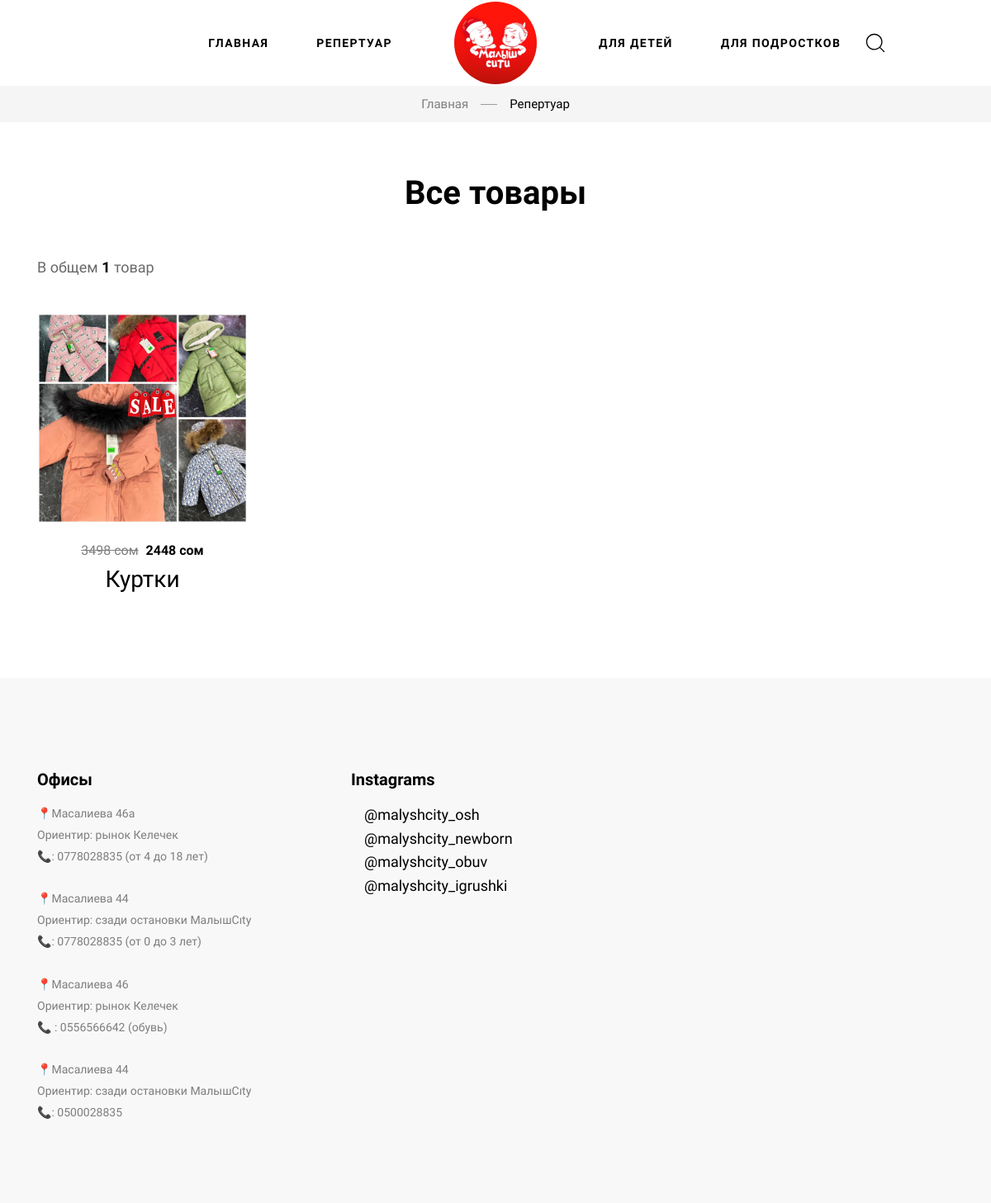
Page /for_kids/ on the committed database.
### apps/service/models.py (models this page shows)
class Settings(models.Model):
    title = models.CharField(
        max_length=100
    )
    logo = models.FileField(
        upload_to='logo/'
    )
    location = models.TextField(
        max_length=500
    )
    instagram = models.URLField()

### apps/products/models.py (models this page shows, shortened)
class Product(models.Model):
    title = models.CharField(
        max_length=100
    )
    image = models.FileField(
        upload_to='product_image/'
    )
    description = models.CharField(
        max_length=255
    )
    sale = models.BooleanField(
        default= False
    )
    price = models.IntegerField(
    )
    sale_price = models.IntegerField(
        blank=True,
        null=True
    )
    category = models.ForeignKey(
        Category,
        related_name='category',
        on_delete=models.SET_NULL,
        blank=True,
        null=True
    )
    class Meta:
        verbose_name = 'Продукт'
        verbose_name_plural = 'Продукты'

### apps/products/views.py (the view)
# urls.py: path('for_kids/', for_kids, name='for_kids'),
def for_kids(request):
    setting = Settings.objects.latest('id')
    products = Product.objects.all().filter(category__name='Для детей')
    context = {
        'setting': setting,
        'products':products
    }
    return render(request, 'main/for_kids.html',context)

### templates/main/for_kids.html (shortened to what this page needs)
{%extends 'homepage.html'%}
{%load static%}
{%block content%}
{% include 'include/header.html' %}
<main id="content">
    <section class="py-2 bg-gray-2">
        <div class="container">
            <nav aria-label="breadcrumb">
                <ol class="breadcrumb breadcrumb-site py-0 d-flex justify-content-center">
                    <li class="breadcrumb-item"><a class="text-decoration-none text-body" href="{% url 'index' %}">Главная</a>
                    </li>
                    <li class="breadcrumb-item active pl-0 d-flex align-items-center" aria-current="page">Репертуар
                    </li>
                </ol>
            </nav>
        </div>
    </section>
    <section>
        <div class="container container-xl">
            <h2 class="text-center mt-9 mb-8">Все товары</h2>
            <div class="d-flex justify-content-between align-items-center flex-wrap">
                <p class="fs-18 font-weight-500 my-lg-0 my-2" style="color: #696969;">В общем <strong
                        class="font-weight-bold text-secondary">{{products.all.count}}</strong>
                        {% if products.all.count == 1 %}
                        товар
                        {% else %}
                        товаров
                        {% endif %}
                    </p>
            </div>
        </div>
    </section>
    <section class="mt-7 mb-7">
        <div class="container container-xl">
            <div class="row">
                {% for product in products %}
                <div class="col-xl-3 col-lg-4 col-md-6">
                    <div class="card border-0 product mb-6" data-animate="fadeInUp">
                        <div class="position-relative">
                            <img src="{{product.image.url}}" alt="Facial cleanser">
                        </div>
                        <div class="card-body pt-4 text-center px-0">
                            <p class="card-text font-weight-bold fs-16 mb-1 text-secondary">
                                {%if product.sale == True%}
                                        <span class="fs-16 font-weight-500 text-decoration-through text-body pr-1">{{product.price}} сом</span>
                                        <span>{{product.sale_price}} сом</span>
                                    {%else%}
                                        <span>{{product.price}} сом</span>
                                    {%endif%}
                            </p>
                            <h2 class="card-title fs-28 font-weight-500 mb-2"><a href="{% url 'product_detail' product.id %}">{{product.title}}</a></h2>
                        </div>
                    </div>
                </div>
                {% endfor %}
            </div>
        </div>
    </section>
</main>
{%include 'include/footer.html'%}
{%include 'include/sidebar.html'%}
{%endblock%}

### templates/include/header.html (shortened to what this page needs)
{% load static %}
<header class="main-header navbar-light header-sticky header-sticky-smart">
    <div class="sticky-area bg-">
        <div class="container container-xxl">
            <nav class="navbar navbar-expand-xl px-0 d-block">
                <div class="d-none d-xl-block">
                    <div class="d-flex align-items-center flex-nowrap">
                        <div class="w-50">
                            <ul class="navbar-nav hover-menu main-menu px-0 mx-xl-n5 adic_class">
                                <li aria-haspopup="true" aria-expanded="false"
                                    class="nav-item dropdown-item-home dropdown py-2 py-xl-7 sticky-py-xl-6 px-0 px-xl-5">
                                    <a class="nav-link p-0" href="{% url 'index' %}" >
                                        Главная
                                    </a>
                                </li>
                                <li aria-haspopup="true" aria-expanded="false"
                                    class="nav-item dropdown-item-shop dropdown py-2 py-xl-7 sticky-py-xl-6 px-0 px-xl-5">
                                    <a class="nav-link p-0" href="{% url 'all_products' %}" >
                                        Репертуар
                                    </a>
                                </li>
                            </ul>
                        </div>
                        <div class="mx-auto flex-shrink-0 px-10">
                            <div class="d-flex mt-3 mt-xl-0 align-items-center justify-content-center">
                                <a class="navbar-brand mx-auto d-inline-block py-0" href="{% url 'index' %}">
                                    <img class="logo_malysh" id="aygerim_img" src="{{setting.logo.url}}" alt="Malysh city">
                                </a>
                            </div>
                        </div>
                        <div class="w-50 adic_class2">
                            <ul class="navbar-nav hover-menu main-menu px-0 mx-xl-n5 ">
                                <li aria-haspopup="true" aria-expanded="false"
                                    class="nav-item dropdown-item-shop dropdown py-2 py-xl-7 sticky-py-xl-6 px-0 px-xl-5">
                                    <a class="nav-link p-0" href="{% url 'for_kids' %}" >
                                        Для детей
                                    </a>
                                </li>
                                <li aria-haspopup="true" aria-expanded="false"
                                    class="nav-item dropdown-item-shop dropdown py-2 py-xl-7 sticky-py-xl-6 px-0 px-xl-5">
                                    <a class="nav-link p-0" href="{% url 'for_adults' %}" >
                                        Для подростков
                                    </a>
                                </li>
                            </ul>
                            <div class="w-10 px-0 mx-xl-n5">
                                <a href="#search-popup" data-gtf-mfp="true"
                                    data-mfp-options='{"type":"inline","focus": "#keyword","mainClass": "mfp-search-form mfp-move-from-top mfp-align-top"}'
                                    class="nav-search d-flex align-items-center pr-3">
                                        <svg class="icon icon-magnifying-glass-light fs-28">
                                            <use xlink:href="#icon-magnifying-glass-light"></use>
                                        </svg>
                                </a>
                            </div>
                        </div>
                    </div>
                </div>
            </nav>
        </div>
    </div>
</header>

### templates/include/footer.html
{% load static %}
<footer class="pt-10 pt-lg-14 pb-11 footer bg-gray">
    <div class="container container-xl">
        <div class="row">
            <div class="col-lg col-md-4 col-12 mb-7 mb-lg-0">
                <h3 class="fs-20 mb-3">Офисы</h3>
                <p class="fs-14 lh-185 pr-xl-12">
                    {{setting.location|safe}}</a>
                </p>
            </div>
            <div class="col-lg-8 col-md-4 mb-lg-0">
                <h3 class="fs-20 mb-3">Instagrams</h3>
                <ul class="list-inline fs-18 ml-3 mb-0" style="display:flex; flex-direction:column;">
                    <li class="list-inline-item mr-4">
                        <a href="#">@malyshcity_osh</a>
                    </li>
                    <li class="list-inline-item mr-4">
                        <a href="#">@malyshcity_newborn</a>
                    </li>
                    <li class="list-inline-item mr-4">
                        <a href="#">@malyshcity_obuv</a>
                    </li>
                    <li class="list-inline-item mr-4">
                        <a href="#">@malyshcity_igrushki</a>
                    </li>
                </ul>
            </div>
        </div>
    </div>
</footer>

### rows in the picture
Settings: logo (picture), location "📍Масалиева 46а Ориентир: рынок Келечек 📞: 0778028835 (от 4 до 18 лет) 📍Масалиева 44 Ориентир: сзади остановки МалышCıty 📞: 0778028835 (от 0 до 3 лет) 📍Масалиева 46 Ориентир: рынок Келечек 📞 : 0556566642 (обувь) 📍Масалиева 44 Ориентир: сзади остановки МалышCıty 📞: 0500028835"
Product: image (picture), price "3498", sale_price "2448", title "Куртки"

### other values in the picture
{{ products.all.count }} "1"
